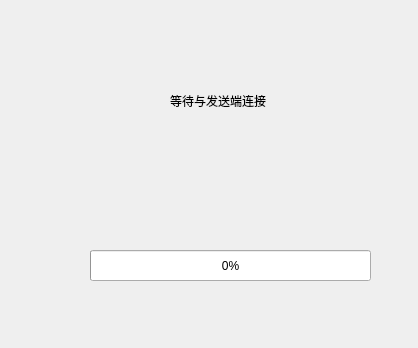
<?xml version="1.0" encoding="UTF-8"?>
<ui version="4.0">
 <class>receivefiledialog</class>
 <widget class="QWidget" name="receivefiledialog">
  <property name="geometry">
   <rect>
    <x>0</x>
    <y>0</y>
    <width>418</width>
    <height>348</height>
   </rect>
  </property>
  <property name="windowTitle">
   <string>Form</string>
  </property>
  <widget class="QProgressBar" name="progressBar">
   <property name="geometry">
    <rect>
     <x>90</x>
     <y>250</y>
     <width>281</width>
     <height>31</height>
    </rect>
   </property>
   <property name="value">
    <number>0</number>
   </property>
  </widget>
  <widget class="QLabel" name="label_message">
   <property name="geometry">
    <rect>
     <x>170</x>
     <y>80</y>
     <width>191</width>
     <height>41</height>
    </rect>
   </property>
   <property name="text">
    <string>等待与发送端连接</string>
   </property>
  </widget>
 </widget>
 <resources/>
 <connections/>
</ui>
